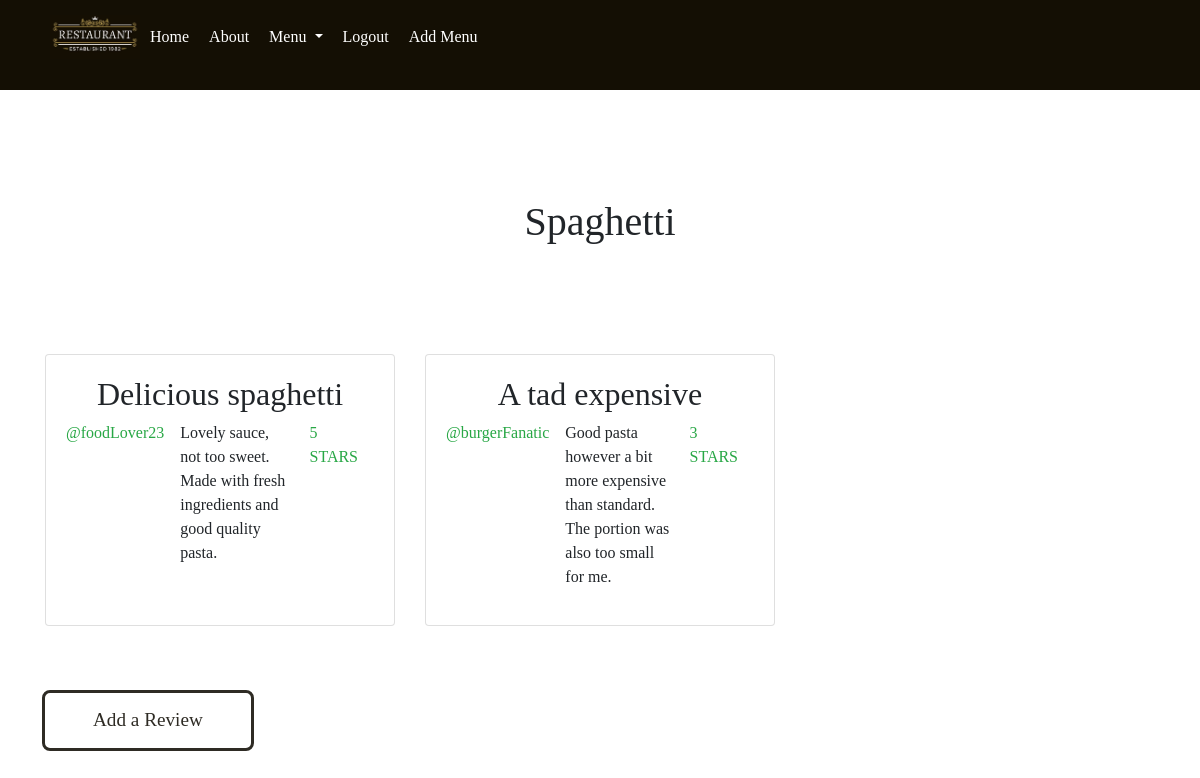
Screenshot of /restaurant/main-menu/spaghetti/ (signed in) with the database file from the repository.
### restaurant/models.py (models this page shows, shortened)
class MenuItem(models.Model):
    MENUITEM_ID_MAX_LENGTH=128
    DESCRIPTION_MAX_LENGTH=200
    menuItemID = models.CharField(max_length=MENUITEM_ID_MAX_LENGTH, unique=True) # primary key
    menu = models.ForeignKey(Menu, on_delete=models.CASCADE) # foreign key: one to many - many menu items for one menu
    description = models.CharField(max_length=DESCRIPTION_MAX_LENGTH, default="None")
    price = models.FloatField(default =0.0)
    photo = models.ImageField(upload_to='menu_item_images', blank=True)
    slug = models.SlugField(unique=True)
    class Meta:
        verbose_name_plural = 'MenuItems'

class Review(models.Model):
    REVIEW_ID_MAX_LENGTH=128
    COMMENT_MAX_LENGTH=1000
    reviewID =  models.CharField(max_length=REVIEW_ID_MAX_LENGTH, unique=True) # primary key
    user = models.ForeignKey(User, on_delete=models.CASCADE) # foreign key: one to many - many reviews for one user
    menuItem = models.ForeignKey(MenuItem, on_delete=models.CASCADE) # foreign key: one to many - many reviews for one menu item
    comment = models.CharField(max_length=COMMENT_MAX_LENGTH)
    ratings = models.IntegerField(default =0)
    photo = models.ImageField(upload_to='review_images', blank=True)

### restaurant/views.py (the view)
# urls.py: path('<slug:menu_name_slug>/<slug:menuItem_name_slug>/', views.show_menu_item, name='show_menu_item'),
def show_menu_item(request, menu_name_slug, menuItem_name_slug):
    context_dict = {}
    try:
        menu = Menu.objects.get(slug=menu_name_slug)
        menuItem = MenuItem.objects.get(slug=menuItem_name_slug)
        reviews = Review.objects.filter(menuItem=menuItem)
        context_dict['reviews'] = reviews
        context_dict['menuItem'] = menuItem
        context_dict['menu'] = menu
    except Menu.DoesNotExist:
        context_dict['menu'] = None
        context_dict['menuItem'] = None
        context_dict['reviews'] = None
    return render(request, 'restaurant/menu_item.html', context=context_dict)

### restaurant/templatetags/rango_template_tags.py (called while the page is built)
@register.inclusion_tag('restaurant/menus.html')
def get_menu_list():
    return {'menus': Menu.objects.all() }

### templates/restaurant/menu_item.html (shortened to what this page needs)
{% extends 'restaurant/base.html' %}
{% block body_block %}
    {% if menuItem %}
    <div class = "container mt-2">
        <h1 class = "text-center font-weight-normal">{{ menuItem.menuItemID }}</h1>
    </div>
    {% if reviews %}
    <div class = "container mt-2 d-flex mb-5">
        <div class = "row">
            {% for review in reviews %}
            <div class="col-lg-4 d-flex align-items-stretch mb-5">
                <div class = "card">
                    <div class="card-body">
                        <h2 class = "text-center font-weight-normal">{{review.reviewID}}</h2>
                        <div class = "d-flex justify-content-between">
                            <p class="card-text mr-3 text-success ">@{{review.user}}</p>
                            <p class="card-text mr-3" >{{review.comment}}</p>
                            <p class="card-text mr-3 text-success">{{review.ratings}} STARS</p>
                        </div>
                    </div>
                </div>
            </div>
            {% endfor %}
            <div>
                {% if user.is_authenticated %}
                        <a href="{% url 'restaurant:add_review' menu.slug menuItem.slug %}" class="home-btn">Add a Review</a>
                {% endif %}
            </div>
        </div>
    </div>
    {% endif %}
    {% else %}
    <strong>The specified menu item does not exist.</strong>
    {% endif %}
{% endblock %}

### static/css/style.css (style rules this page uses)
:root { --brown:#2e2b24; --gold: #EDC270; }
* { margin: 0; padding: 0; box-sizing: border-box; font-family: 'PT Serif', serif; text-decoration: none; }
p { text-transform: none; }
.home-btn { display: inline-block; padding: .8rem 3rem; border:.2rem solid var(--brown); color:var(--brown); cursor: pointer; font-size: 1.2rem; border-radius: .5rem; position: relative; overflow: hidden; z-index: 0; margin-top: 1rem; text-decoration: none; }
.container { width: 80%; display: block; margin: auto; padding-top: 100px; }

### rows the page displays
MenuItem: menuItemID "Spaghetti"
Review: reviewID "Delicious spaghetti", user "foodLover23", comment "Lovely sauce, not too sweet. Made with fresh ingredients and good quality pasta.", ratings "5"
Review: reviewID "A tad expensive", user "burgerFanatic", comment "Good pasta however a bit more expensive than standard. The portion was also too small for me.", ratings "3"
